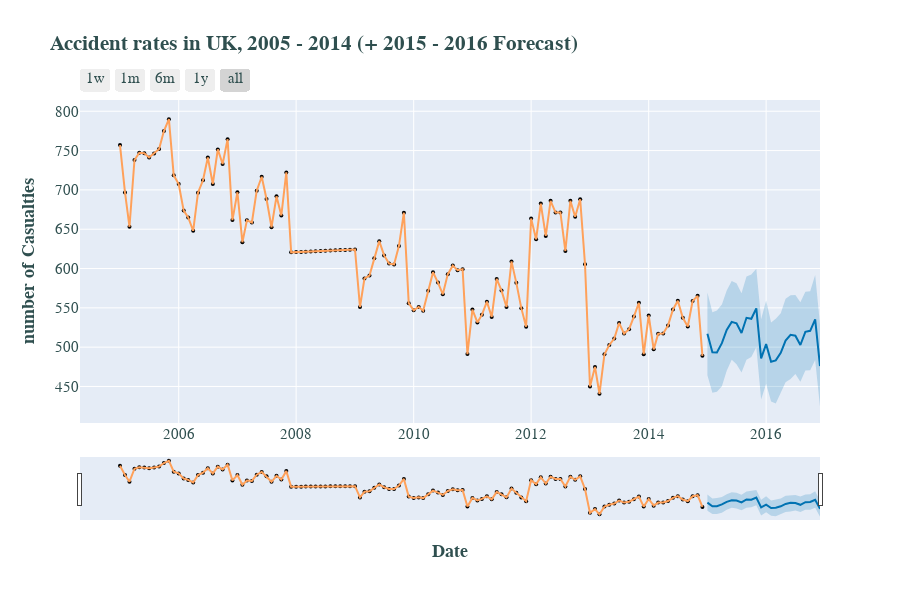

The code cell stored with this chart in its notebook:
### Code cell
fig = plot_plotly(fp_model, forecast_years)  # This returns a plotly Figure
fig.add_scatter(x=df_agg['ds'], y= df_agg['y'], mode='lines', name = 'Actual')

fig.update_layout(title_text="<b> Accident rates in UK, 2005 - 2014 (+ 2015 - 2016 Forecast)<b>",
                 xaxis_title="<b> Date <b>", yaxis_title="<b> number of Casualties <b>",
                 font=dict(family="Courier New, monospace", size=15, color="darkslategray"))
iplot(fig)
